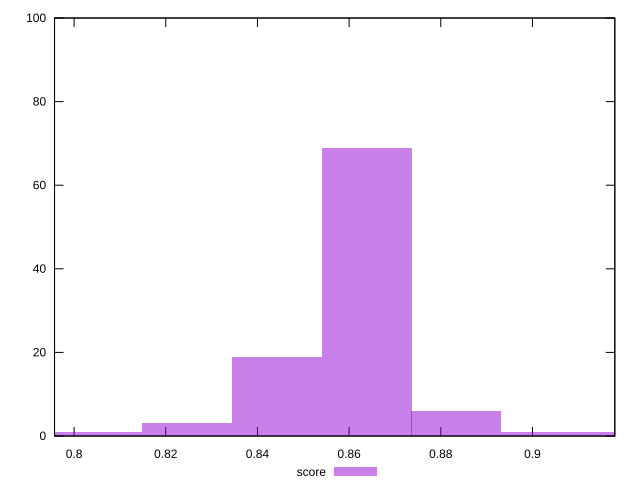

This figure's gnuplot source:
reset

$score <<EOF
0.9030618809317545 1
0.8245347608507325 3
0.8637983208912435 69
0.844166540870988 19
0.8834301009114991 6
0.9226936609520101 1
0.804902980830477 1
EOF

set key outside below
set boxwidth 0.019631780020255535
set xrange [0.7957300190824915:0.917974311846788]
set yrange [0:100]
set trange [0:100]
set style fill transparent solid 0.5 noborder
set terminal svg size 640, 490 enhanced background rgb 'white'
set output "report_00008_2021-01-22T20:58:29.167/mainthread-work-breakdown/samples/pages/score/histogram.svg"

plot $score title "score" with boxes

reset
